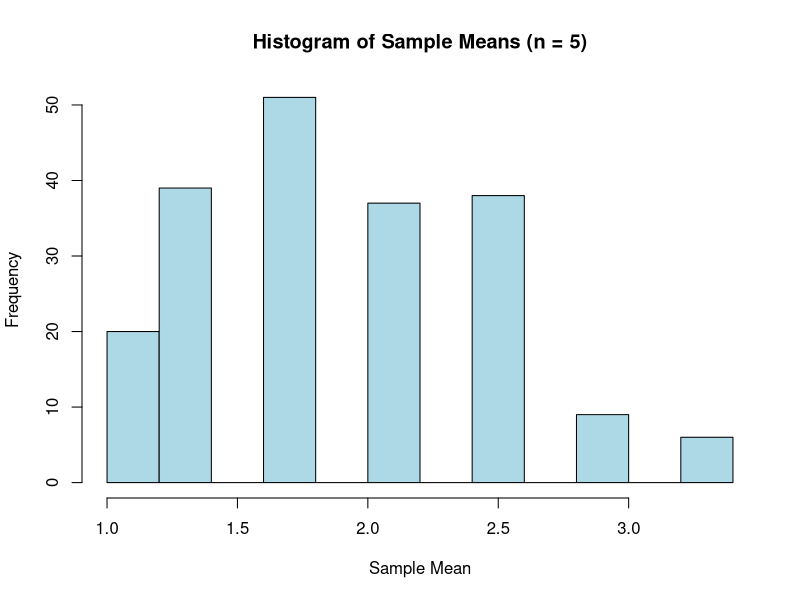

Reproduce this figure in R.
# Define a discrete distribution
x <- c(1, 3, 5)
px <- c(0.6, 0.3, 0.1)

# Set seed for reproducibility
set.seed(123)

# Generate 200 samples of size 5 and compute sample means
# you can change 5 and choose a large number then the graph will be similar to a normal
sample_means <- replicate(200, {
  sample_values <- sample(x, size = 5, replace = TRUE, prob = px)
  mean(sample_values)
})

# Plot histogram of the sample means
hist(sample_means,
     main = "Histogram of Sample Means (n = 5)",
     xlab = "Sample Mean",
     col = "lightblue",
     border = "black")
